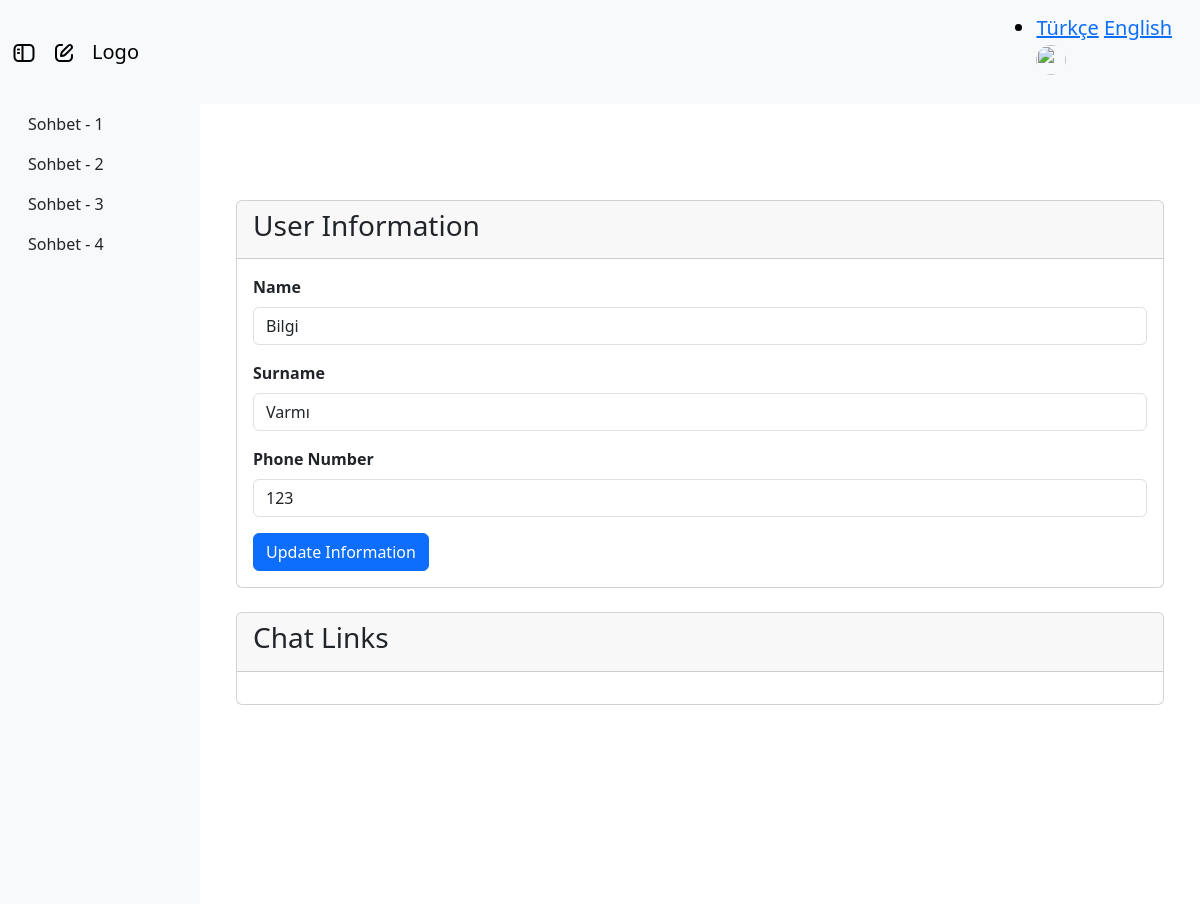
The app's page /profile (signed in), older data.
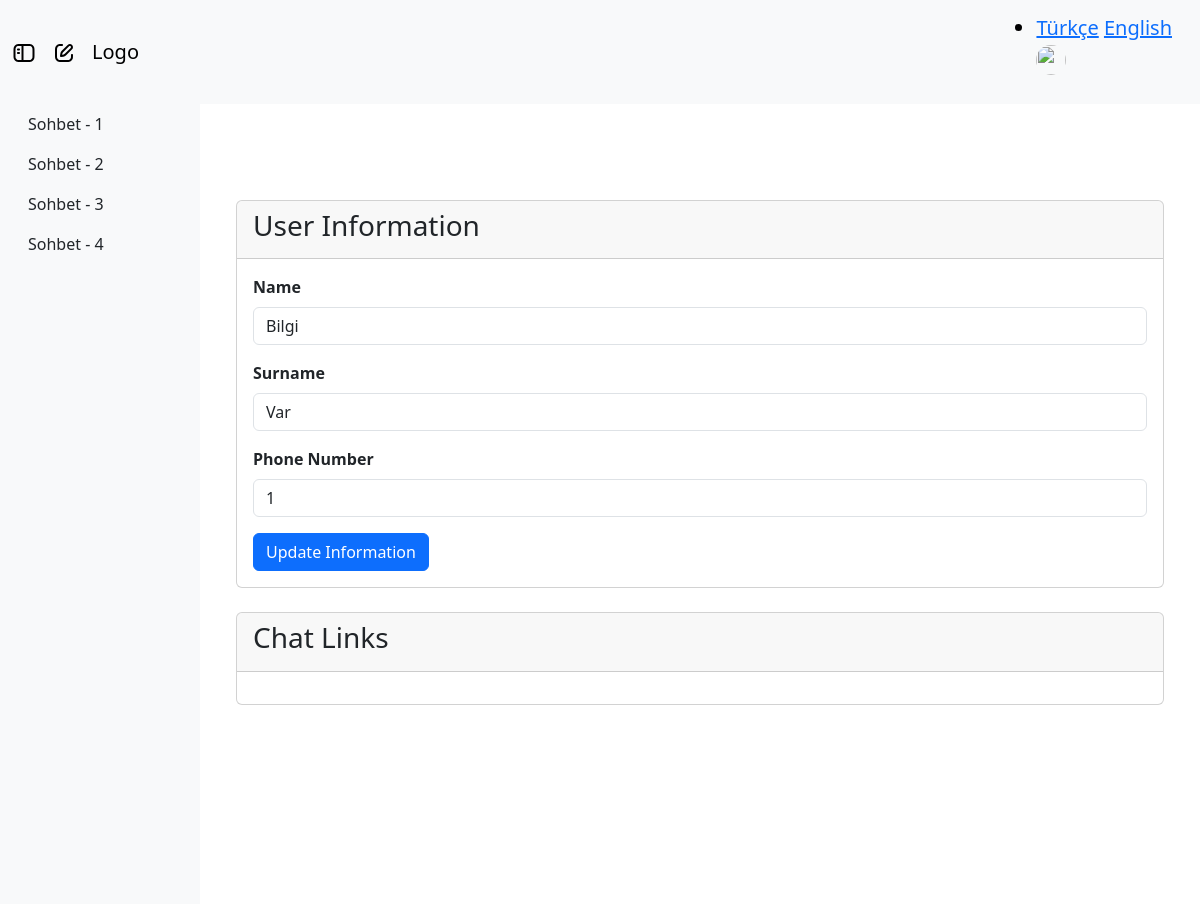
The same page, newer data.
### server.py (models this page shows)
class Information(db.Model):
    id = db.Column(db.Integer, primary_key=True, autoincrement=True)
    user_id = db.Column(db.Integer, db.ForeignKey('user.id'), nullable=False)
    name = db.Column(db.String(50))
    surname = db.Column(db.String(50))
    telephone_number = db.Column(db.String(15))

### server.py (the view)
@app.route("/profile")
def profile_page():
    if current_user.is_authenticated:
        user_information = Information.query.filter_by(user_id=current_user.id).first()
        return render_template("profile.html", info=user_information)
    else:
        return redirect(url_for('login_page'))

### server.py (called while the page is built)
def get_locale():
    if 'lang' in request.args:
        lang = request.args.get('lang')
        if lang in ['en', 'tr']:
            session['lang'] = lang
            return session['lang']
    elif 'lang' in session:
        return session.get('lang')
    return request.accept_languages.best_match(['en', 'tr'])

@login_manager.user_loader
def load_user(user_id):
    return User.query.get(int(user_id))

@app.context_processor
def inject_babel():
    return dict(_=gettext)

@app.context_processor
def inject_locale():
    return {'get_locale': get_locale}

### templates/profile.html (shortened to what this page needs)
{% extends "layouts/layout.html" %}  {% block content %}
<div class="container mt-5">
    <div class="card mt-4">
        <div class="card-header">
            <h3>{{ _('User Information') }}</h3>
        </div>
        <div class="card-body">
            <form method="POST" action="{{ url_for('update_information') }}">
                <div class="mb-3">
                    <label for="name" class="form-label"><strong>{{ _('Name') }}</strong></label>
                    <input type="text" class="form-control" id="name" name="name"
                        value="{{ info.name if info else '' }}" />
                </div>
                <div class="mb-3">
                    <label for="surname" class="form-label"><strong>{{ _('Surname') }}</strong></label>
                    <input type="text" class="form-control" id="surname" name="surname"
                        value="{{ info.surname if info else '' }}" />
                </div>
                <div class="mb-3">
                    <label for="telephone_number" class="form-label"><strong>{{ _('Phone Number') }}</strong></label>
                    <input type="text" class="form-control" id="telephone_number" name="telephone_number"
                        value="{{ info.telephone_number if info else '' }}" />
                </div>
                <button type="submit" class="btn btn-primary">
                    {{ _('Update Information') }}
                </button>
            </form>
        </div>
    </div>
    <div class="card mt-4">
        <div class="card-header">
            <h3>{{ _('Chat Links') }}</h3>
        </div>
        <div class="card-body">
        </div>
    </div>
</div>
{% endblock content %}

### templates/layouts/layout.html (shortened to what this page needs)
<!doctype html>
<html lang="en">
<head>
    <link href="https://cdn.jsdelivr.net/npm/bootstrap@5.3.3/dist/css/bootstrap.min.css" rel="stylesheet" />
    <link href="{{ url_for('static', filename='css/style.css') }}" rel="stylesheet" />
</head>
<body>
    <nav class="navbar navbar-expand-lg navbar-light bg-light">
        <div class="container-fluid">
            {% if current_user.is_authenticated %}
            <a class="navbar-brand" id="toggle-sidebar"></a>
            <a class="navbar-brand"></a>
            <a class="navbar-brand" href="{{ url_for('home_page') }}">Logo</a>
            <div class="navbar-nav ms-auto" id="navbarNav">
                <ul class="navbar-brand">
                    <li>
                        <a href="{{ url_for('change_language', lang_code='tr') }}">Türkçe</a>
                        <a href="{{ url_for('change_language', lang_code='en') }}">English</a>
                    </li>
                    <li class="nav-item d-none d-lg-block">
                        <img src="{{ url_for('static', filename='images/user.png') }}" class="rounded-circle"
                            id="userDropdown" role="button" data-bs-toggle="dropdown" aria-expanded="false"
                            style="width: 30px; height: 30px" />
                    </li>
                </ul>
            </div>
            {% endif %}
        </div>
    </nav>
    <div class="container-fluid">
        <div class="row">
            {% if current_user.is_authenticated %}
            <nav id="sidebar" class="col-md-3 col-lg-2 d-md-block bg-light sidebar d-flex flex-column"
                style="min-height: 100vh; max-height: 100vh">
                <ul class="nav flex-column position-sticky">
                    <li class="nav-item">
                        <a class="nav-link text-dark hover:bg-secondary" href="{{ url_for('home_page') }}">
                            <span>Sohbet - 1</span>
                        </a>
                    </li>
                    <li class="nav-item">
                        <a class="nav-link text-dark" href="{{ url_for('chatl', id=1) }}">
                            <span>Sohbet - 2</span>
                        </a>
                    </li>
                    <li class="nav-item">
                        <a class="nav-link text-dark" href="{{ url_for('home_page') }}">
                            <span>Sohbet - 3</span>
                        </a>
                    </li>
                    <li class="nav-item">
                        <a class="nav-link text-dark" href="{{ url_for('home_page') }}">
                            <span>Sohbet - 4</span>
                        </a>
                    </li>
                </ul>
            </nav>
            {% endif %}
            <main class="col-md-9 ms-sm-auto col-lg-10 px-md-4 d-flex justify-content-center mt-4">
                {% block content %}{% endblock content %}
            </main>
        </div>
    </div>
</body>
</html>

Row changes from the older to the newer data that the page shows:
changed Information "Bilgi": surname "Varmı" → "Var"; telephone_number "123" → "1"
